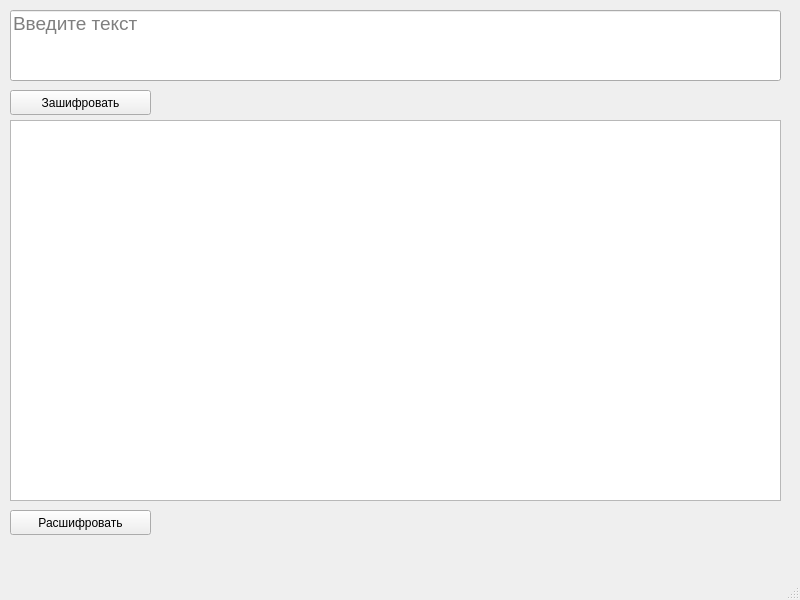
<?xml version="1.0" encoding="UTF-8"?>
<ui version="4.0">
 <class>MainWindow</class>
 <widget class="QMainWindow" name="MainWindow">
  <property name="geometry">
   <rect>
    <x>0</x>
    <y>0</y>
    <width>800</width>
    <height>600</height>
   </rect>
  </property>
  <property name="windowTitle">
   <string>MainWindow</string>
  </property>
  <widget class="QWidget" name="centralwidget">
   <widget class="QPushButton" name="shifr">
    <property name="geometry">
     <rect>
      <x>10</x>
      <y>90</y>
      <width>141</width>
      <height>25</height>
     </rect>
    </property>
    <property name="focusPolicy">
     <enum>Qt::ClickFocus</enum>
    </property>
    <property name="text">
     <string>Зашифровать</string>
    </property>
   </widget>
   <widget class="QLineEdit" name="text_shifr">
    <property name="geometry">
     <rect>
      <x>10</x>
      <y>10</y>
      <width>771</width>
      <height>71</height>
     </rect>
    </property>
    <property name="font">
     <font>
      <pointsize>14</pointsize>
     </font>
    </property>
    <property name="whatsThis">
     <string/>
    </property>
    <property name="text">
     <string/>
    </property>
    <property name="alignment">
     <set>Qt::AlignLeading|Qt::AlignLeft|Qt::AlignTop</set>
    </property>
    <property name="placeholderText">
     <string>Введите текст</string>
    </property>
   </widget>
   <widget class="QTextEdit" name="text_unshifr">
    <property name="geometry">
     <rect>
      <x>10</x>
      <y>120</y>
      <width>771</width>
      <height>381</height>
     </rect>
    </property>
   </widget>
   <widget class="QPushButton" name="un_shif">
    <property name="geometry">
     <rect>
      <x>10</x>
      <y>510</y>
      <width>141</width>
      <height>25</height>
     </rect>
    </property>
    <property name="text">
     <string>Расшифровать</string>
    </property>
   </widget>
  </widget>
  <widget class="QMenuBar" name="menubar">
   <property name="geometry">
    <rect>
     <x>0</x>
     <y>0</y>
     <width>800</width>
     <height>25</height>
    </rect>
   </property>
  </widget>
  <widget class="QStatusBar" name="statusbar"/>
 </widget>
 <resources/>
 <connections/>
</ui>
